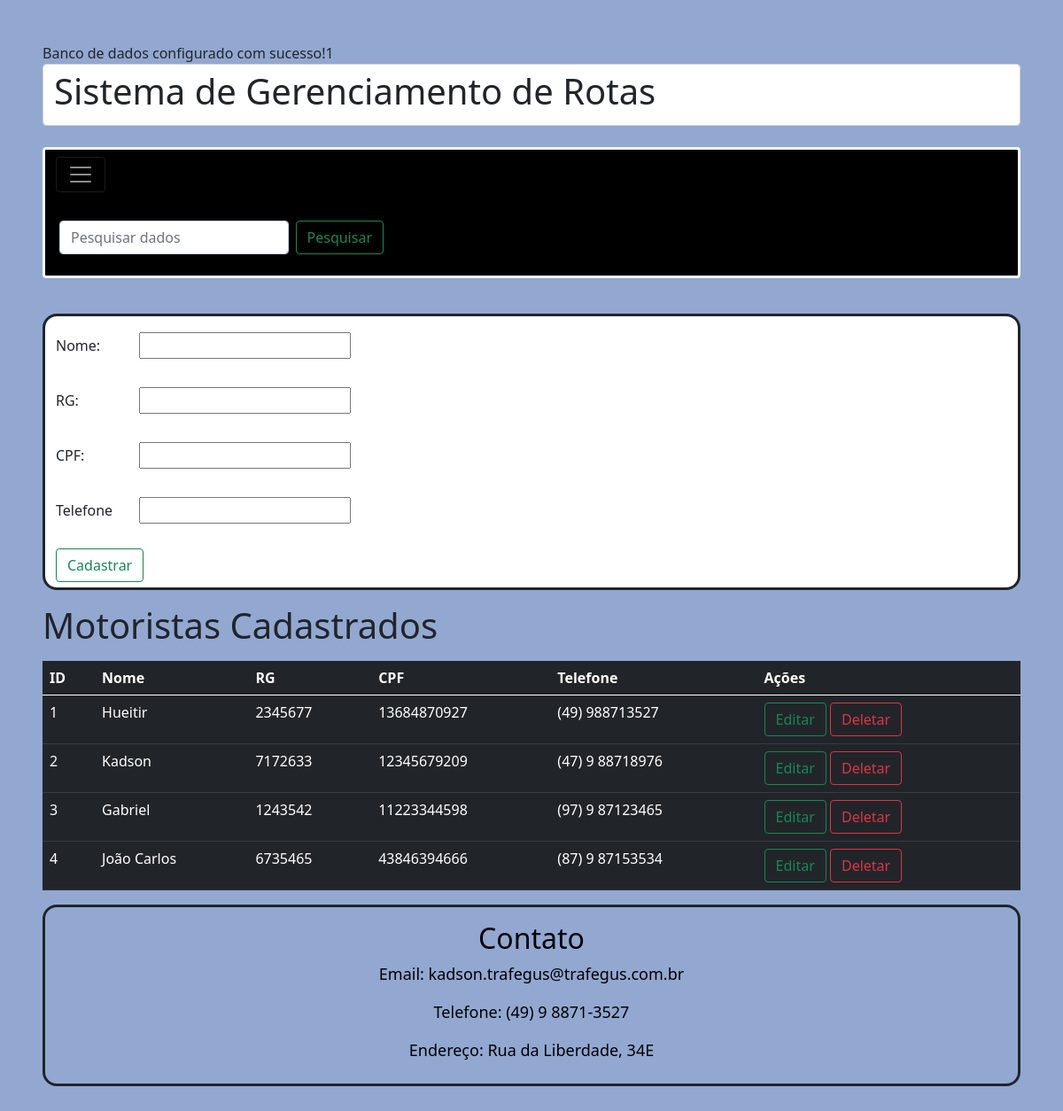
/src/motoristas.php, run on an earlier commit of the app's database.
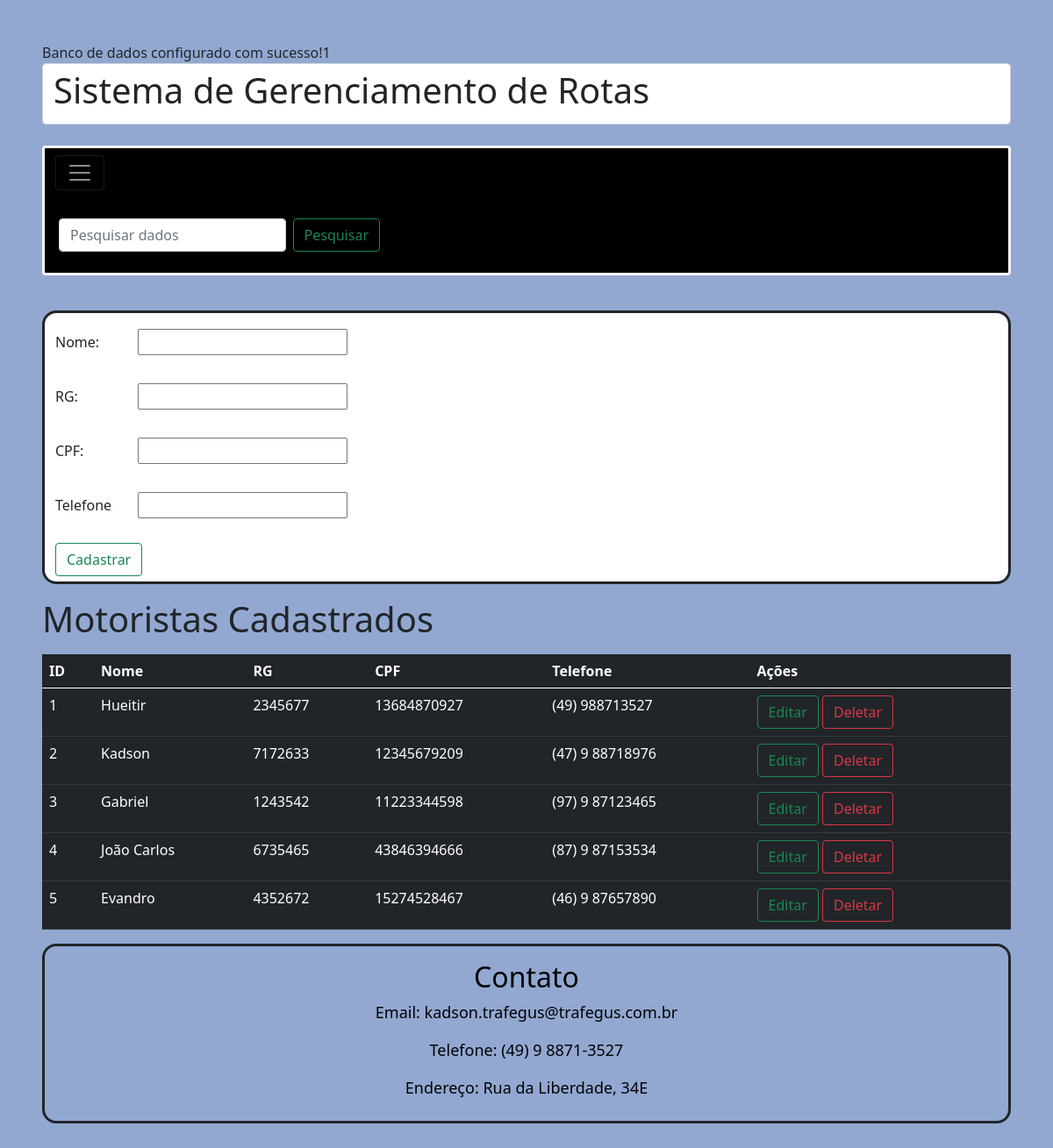
And on a later commit of the database.
### tables this page shows
CREATE TABLE motoristas (
        id INTEGER PRIMARY KEY AUTOINCREMENT,
        nome CHAR(255) NOT NULL,
        rg CHAR(20) NOT NULL,
        cpf CHAR(11) NOT NULL,
        telefone CHAR(20) DEFAULT NULL,
        veiculos_id INTEGER,
        FOREIGN KEY(veiculos_id) REFERENCES veiculos(id)
    );

### src/motoristas.php (the view, shortened to what this page needs)
<?= include __DIR__ . '/Cria_banco.php'; ?>
<!DOCTYPE html>
<html lang="pt-BR">
<head>
    <link href="https://cdn.jsdelivr.net/npm/bootstrap@5.0.2/dist/css/bootstrap.min.css" rel="stylesheet"
>
</head>
<body class="text-dark m-5" style="  background-color: #92a8d1;">
    <section>
        <header class="form-control">
            <h1>Sistema de Gerenciamento de Rotas</h1>
        </header>
        <br>
        <nav class="rounded navbar navbar-dark border border-3 border-light"
            style="background-color:black; border-radius: 16px;">
            <div class="container-fluid">
                <button class="navbar-toggler mb-3" type="button" data-bs-toggle="collapse"
                    data-bs-target="#navbarTogglerDemo01" aria-controls="navbarTogglerDemo01" aria-expanded="false"
                    aria-label="Toggle navigation">
                    <span class="navbar-toggler-icon"></span>
                </button>
            </div>
            <form class="d-flex m-3 col-4">
                <input class="form-control me-2" type="search" placeholder="Pesquisar dados" aria-label="Search">
                <button class="btn btn-outline-success" type="submit">Pesquisar</button>
            </form>
        </nav>
        <br>
    </section>
    <div>
        <form action="motoristas.php" method="POST" class="form-control mt-3 border border-3 border-dark" style="border-radius: 16px;">
            <label class="col-sm-1 col-form-label mt-2" for="nome">Nome:</label>
            <input type="text" id="nome" name="nome" maxlength="155" required><br><br>
            <label class="col-sm-1 col-form-label" for="rg">RG:</label>
            <input type="text" id="rg" name="rg" maxlength="20" required><br><br>
            <label class="col-sm-1 col-form-label" for="cpf">CPF:</label>
            <input type="char" id="cpf" name="cpf" maxlength="11" required><br><br>
            <label class="col-sm-1 col-form-label" for="telefone">Telefone</label>
            <input type="char" id="telefone" name="telefone" maxlength="20"><br><br>
            <button class="btn btn-outline-success" type="submit">Cadastrar</button>
        </form>
    </div>
    <h1>Motoristas Cadastrados</h1>
    <div class="">
        <table class="table mt-3 table-dark" style="width: 100%;">
            <thead>
                <tr>
                    <th scope="col">ID</th>
                    <th scope="col">Nome</th>
                    <th scope="col">RG</th>
                    <th scope="col">CPF</th>
                    <th scope="col">Telefone</th>
                    <th scope="col">Ações</th>
                </tr>
            </thead>
            <tbody>
                <?php
                    $motoristas = $db->query('SELECT * FROM motoristas')->fetchAll(PDO::FETCH_ASSOC);
                    $linha = 0;
                    foreach ($motoristas as $motora):
                        $linha++;
                    ?>
                    <tr>
                        <td><?= $linha ?></td>
                        <td><?= htmlspecialchars($motora['nome']) ?></td>
                        <td><?= htmlspecialchars($motora['rg']) ?></td>
                        <td><?= htmlspecialchars($motora['cpf']) ?></td>
                        <td><?= htmlspecialchars($motora['telefone']) ?></td>
                        <td>
                            <a href="./Acoes/editarMoto.php?linha=<?= $linha ?>" class="btn btn-outline-success">Editar</a>
                            <a href="./Acoes/excluirMoto.php?linha=<?= $linha ?>" class="btn btn-outline-danger">Deletar</a>
                        </td>
                    </tr>
                    <?php endforeach; ?>
            </tbody>
        </table>
    </div>
    <footer class="border border-3 border-dark mt-3 col-12 mb-0"
        style="border-radius: 16px; color: black; font-size: 18px; text-align: center;">
        <container class="mb-0">
            <div class="m-2 p-2 mb-0">
                <h2>Contato</h2>
                <p>Email: kadson.trafegus@trafegus.com.br</p>
                <p>Telefone: (49) 9 8871-3527</p>
                <p>Endereço: Rua da Liberdade, 34E</p>
            </div>
        </container>
    </footer>
</body>
</html>

What changed in the data, as far as the page shows it:
added motoristas: nome "Evandro", rg "4352672", cpf "15274528467", telefone "(46) 9 87657890"
